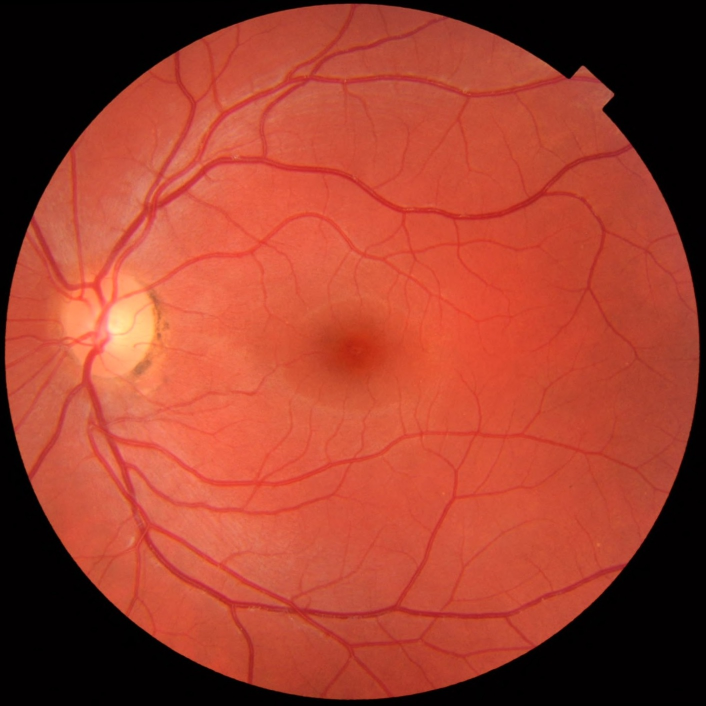
#> input picture skimage.data.retina(), 1411 x 1411 px (shown at 1/2 size)
$ jupyter execute --allow-errors Aditya_ICE_5.ipynb   (shell and % lines are left out)
#> lines starting #> are read from the running program, lines starting #| are printed output that depends on the picture; after the words box and inside, x2 and y2 are one past the last pixel; in counts of white or black regions, pixels touching at a corner belong together
# ICE-5 Machine learning with image features

## (Tutorial) Image Gradients
The difference in value between neighboring pixels is called an image gradient.<br>
We'll learn how to compute the image gradients with the following codes

[cell 1]
import matplotlib.pyplot as plt
import numpy as np
import copy
from PIL import Image
from skimage.feature import hog
from skimage import data, color, exposure
import cv2

[cell 2]
# load image and turn it into grayscale
image = color.rgb2gray(data.retina())
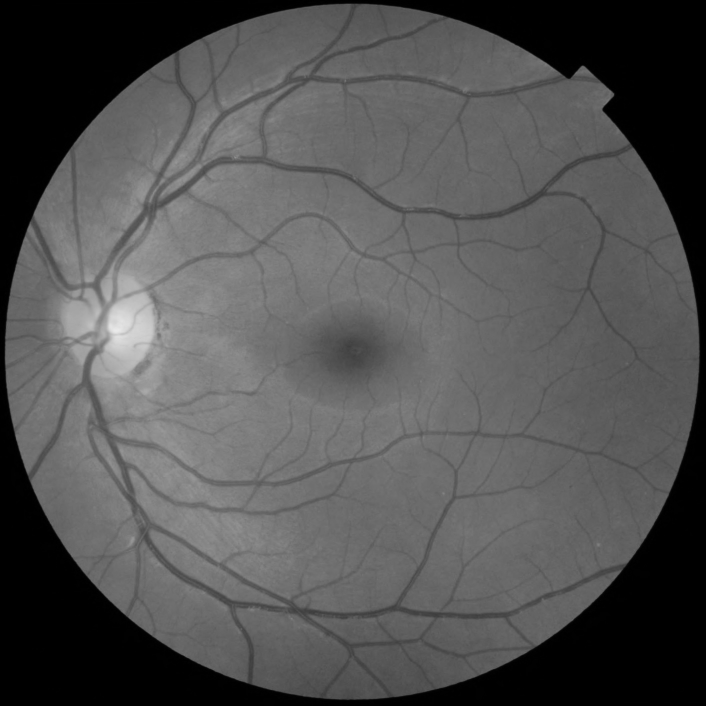
#> image: shape (1411, 1411) float64 (shown at 1/2 size); min 0, max 0.923, mean 0.324

[cell 3]
### Compute the horizontal gradient using the centered 1D filter.
### This is equivalent to replacing each non-border pixel with the
### difference between its right and left neighbors. The leftmost
### and rightmost edges have a gradient of 0.
gx = np.empty(image.shape, dtype=np.double)
gx[:, 0] = 0
gx[:, -1] = 0
gx[:, 1:-1] = image[:, :-2] - image[:, 2:]

[cell 4]
### Same deal for the vertical gradient
gy = np.empty(image.shape, dtype=np.double)
gy[0, :] = 0
gy[-1, :] = 0
gy[1:-1, :] = image[:-2, :] - image[2:, :]
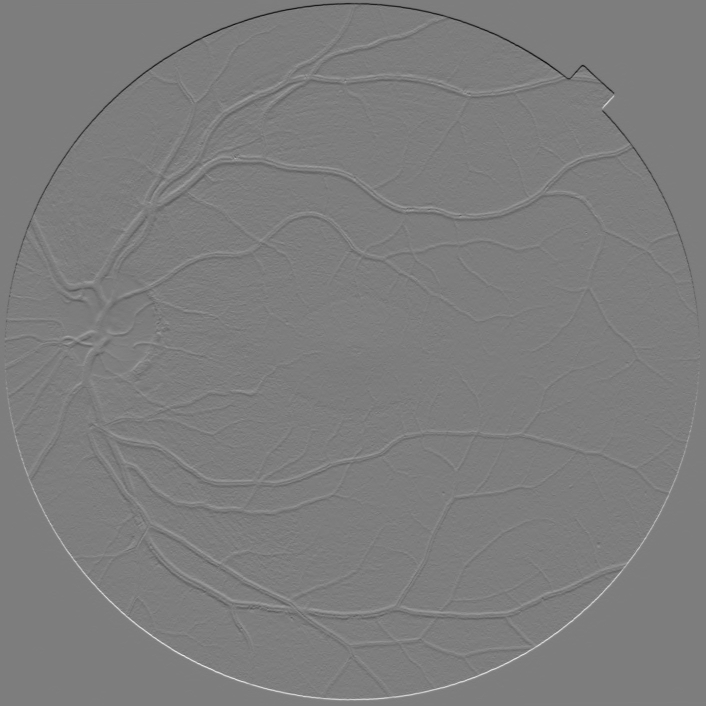
#> gy: shape (1411, 1411) float64 (shown at 1/2 size); min -0.319, max 0.328, mean 2.19e-07; drawn with min black and max white

[cell 5]
### Matplotlib incantations
fig, (ax1, ax2, ax3) = plt.subplots(3, 1, figsize=(5, 9), sharex=True, sharey=True)
ax1.axis('off')
ax1.imshow(image, cmap=plt.cm.gray)
ax1.set_title('Original image')
ax1.set_adjustable('box')
ax2.axis('off')
ax2.imshow(gx, cmap=plt.cm.gray)
ax2.set_title('Horizontal gradients')
ax2.set_adjustable('box')
ax3.axis('off')
ax3.imshow(gy, cmap=plt.cm.gray)
ax3.set_title('Vertical gradients')
ax3.set_adjustable('box')

## Task 1. Design your code to compute diagonal gradient of the image used in the example and visualize it

[cell 6]
image = color.rgb2gray(data.retina())

gx = np.empty(image.shape, dtype=np.double)
gx[:, 0] = 0
gx[:, -1] = 0
gx[:, 1:-1] = image[:, :-2] - image[:, 2:]

gy = np.empty(image.shape, dtype=np.double)
gy[0, :] = 0
gy[-1, :] = 0
gy[1:-1, :] = image[:-2, :] - image[2:, :]

gd = np.sqrt(np.square(gx) + np.square(gy))
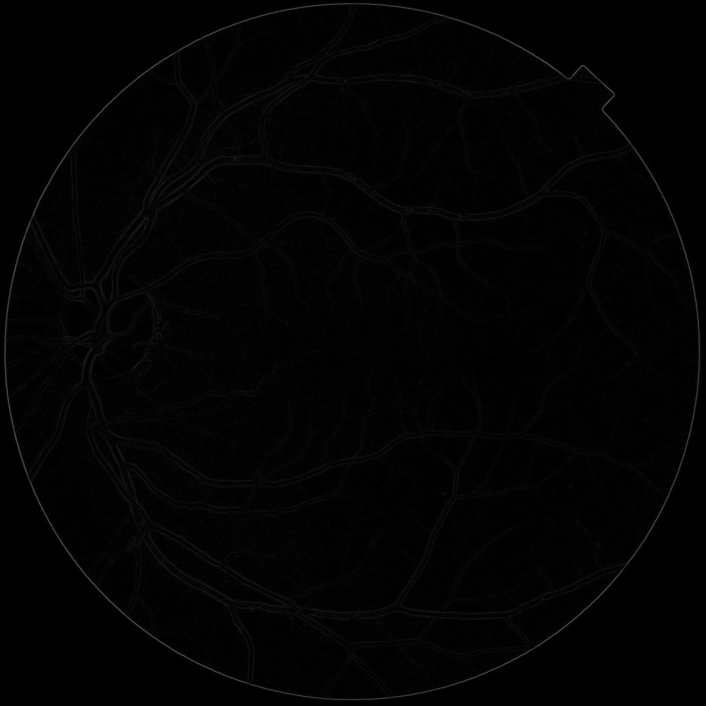
#> gd: shape (1411, 1411) float64 (shown at 1/2 size); min 0, max 0.379, mean 0.0111

fig, (ax1,ax2) = plt.subplots(1, 2, figsize=(9, 14), sharex=True, sharey=True)

ax1.axis('off')
ax1.imshow(image, cmap=plt.cm.gray)
ax1.set_title('Original image')
ax1.set_adjustable('box')
ax2.axis('off')
ax2.imshow(gd, cmap=plt.cm.gray)
ax2.set_title('Diagonal gradients')
ax2.set_adjustable('box')

## **Question 1**. Explain why we don't directly use the simplest image features (color or number of pixels)

**Answer to Q1**: Because images with the same shape, color, and number of pixels may exist, isolating the fundamental features does not aid in image interpretation. As a result, in order to enhance image recognition, we must extract more complex components such as edges, corners, ridges, and crucial areas, among others.

---

## (Tutorial) HOG image features

[cell 7]
# read image and convert it to grayscale
image = color.rgb2gray(data.chelsea())
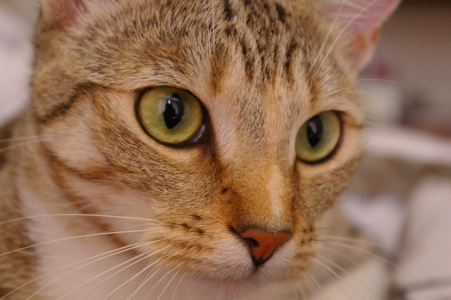
#> input picture skimage.data.chelsea(), 451 x 300 px
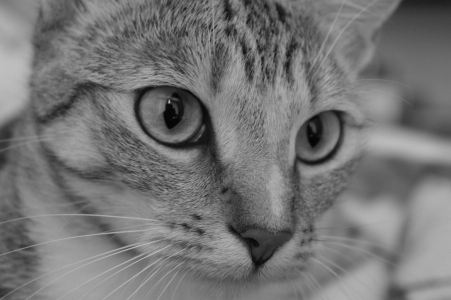
#> image: shape (300, 451) float64; min 0.0151, max 0.756, mean 0.46
# extract HOG features from the input image with predefined parameters
fd, hog_image = hog(image, orientations=8, pixels_per_cell=(16, 16),
                    cells_per_block=(1, 1), visualize=True)
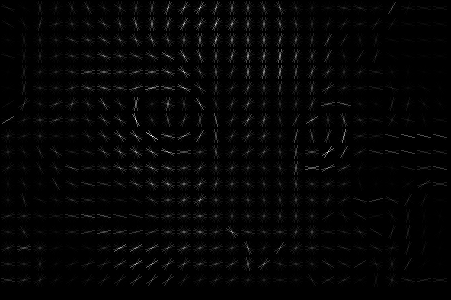
#> hog_image: shape (300, 451) float64; min 0, max 0.132, mean 0.00263; drawn with min black and max white
#> fd = 4032 values, max 0.988 at index 1996, min 0 at index 215, mean 0.325

hog_image_rescaled = exposure.rescale_intensity(hog_image, in_range=(0, 0.02))
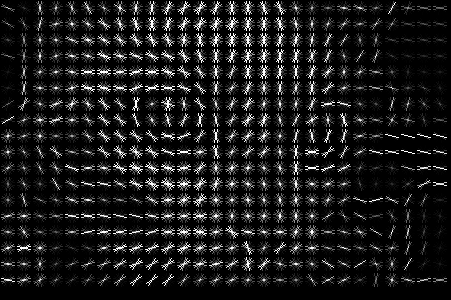
#> hog_image_rescaled: shape (300, 451) float64; min 0, max 1, mean 0.11

[cell 8]
# visualize the original image and the hog features
fig, (ax1, ax2) = plt.subplots(1, 2, figsize=(10,4), sharex=True, sharey=True)

ax1.axis('off')
ax1.imshow(image, cmap=plt.cm.gray)
ax1.set_title('Input image')
ax1.set_adjustable('box')

ax2.axis('off')
ax2.imshow(hog_image_rescaled, cmap=plt.cm.gray)
ax2.set_title('Histogram of Oriented Gradients')
ax2.set_adjustable('box')

## Task 2. ORB keypoints extraction and visualization
Apart from HOG image features, another popular image feature is ORB.<br>
Please extract keypoints from the image used in HOG example using on ORB features and visualize the keypoints on the original image

[cell 9]
# write your code here
image = data.chelsea()
#> image is the input picture: shape (300, 451, 3); mean R, G, B 147.7, 111.4, 86.8

orb = cv2.ORB_create(200, 2.0)

keypoints, descriptor = orb.detectAndCompute(image, None)
#> keypoints = 171 keypoints; strongest (x, y, size): (169, 102, 31), (167, 105, 31), (304, 160, 124), (171, 105, 31)
keyp_without_size = copy.copy(image)
keyp_with_size = copy.copy(image)

# Draw the keypoints on image
cv2.drawKeypoints(image, keypoints, keyp_without_size, color = (0, 255, 0))
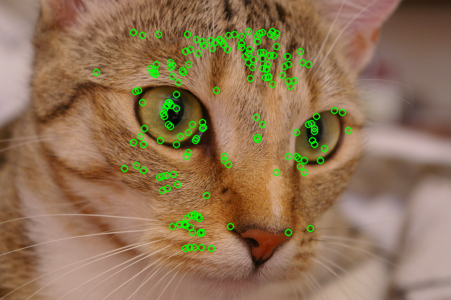
#> keyp_without_size: shape (300, 451, 3); 4.93% of pixels changed, all inside (x1, y1, x2, y2) = (92, 27, 353, 253)
# Draw the keypoints with size and orientation on the other copy of image
cv2.drawKeypoints(image, keypoints, keyp_with_size, flags = cv2.DRAW_MATCHES_FLAGS_DRAW_RICH_KEYPOINTS)
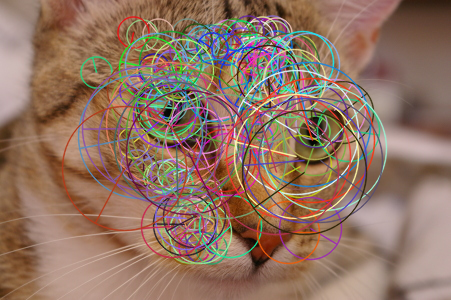
#> keyp_with_size: shape (300, 451, 3); mean R, G, B 145.2, 115.3, 98.3

fig, (ax1, ax2) = plt.subplots(1, 2, figsize=(16,11), sharex=True, sharey=True)

ax1.axis('off')
ax1.imshow(keyp_without_size)
ax1.set_title('Keypoints Without Size or Orientation')

ax2.axis('off')
ax2.imshow(keyp_with_size)
ax2.set_title('Keypoints With Size and Orientation')

## (Tutorial) Bag-of-Visual-Words
In the tutorial code, we create the code words only based on one image

[cell 10]
# defining feature extractor that we want to use (ORB feature used in this extractor)
def features(image):
    extractor = cv2.ORB_create()
    keypoints, descriptors = extractor.detectAndCompute(image, None)
    return keypoints, descriptors

[cell 11]
# builing visual words histogram based on the descriptors of the image and the clustering algorithm
def build_histogram(descriptor_list, cluster_alg):
    histogram = np.zeros(len(cluster_alg.cluster_centers_))
    cluster_result =  cluster_alg.predict(descriptor_list)
    for i in cluster_result:
        histogram[i] += 1.0
    return histogram

[cell 12]
# Clustring the bag-of-visual-words by Kmeans method
from sklearn.cluster import KMeans
img = data.chelsea()
kmeans = KMeans(n_clusters = 30)
kp, descriptor_list = features(img)
#> in features, `keypoints, descriptors = extractor.detectAndCompute(image, None)`: keypoints = 488 keypoints; strongest (x, y, size): (169, 102, 31), (167, 105, 31), (169, 104, 37.2), (167, 106, 37.2)
#> kp has the same summary as keypoints in features
kmeans.fit(descriptor_list)
images = []
images.append(img)
preprocessed_image = []
for image in images:
      # image = gray(image)
      keypoint, descriptor = features(image)
#> keypoint has the same summary as keypoints in features
      if (descriptor is not None):
          histogram = build_histogram(descriptor, kmeans)
#> in build_histogram, `cluster_result =  cluster_alg.predict(descriptor_list)`: cluster_result = 488 values, max 29 at index 9, min 0 at index 1, mean 13.5
#> the loop in build_histogram, `for i in cluster_result:` made 488 passes
#> i on passes 1 to 3: 2, 0, 7
#> after the loop in build_histogram, `for i in cluster_result:`: histogram = 30 values, max 32 at index 10, min 8 at index 14, mean 16.27
          preprocessed_image.append(histogram)

[cell 13]
import pandas as pd
df = pd.DataFrame(preprocessed_image[0])
#> df = table of 30 rows and 1 columns
df.plot.bar()
plt.xlabel('Visual words index')
plt.ylabel('number')
plt.title('The histogram of visual words')
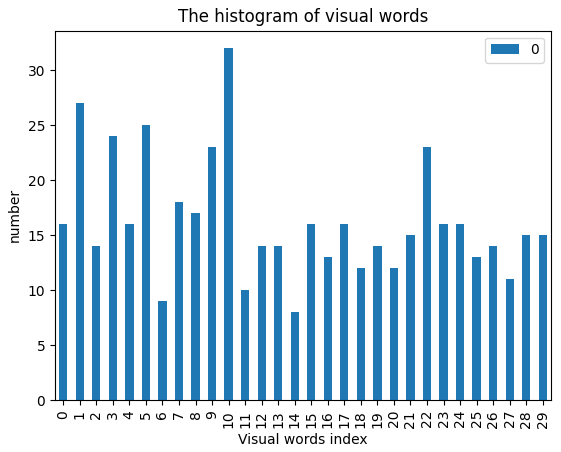
#> figure drawn by matplotlib, 1 panel; tallest bar 32 high, from x = 9.75 to 10.25

## Task 3. Bag-of-Visual-Words for multiple images
Create your bag-of-visual-words with 10 images and visualize the histogram of visual words. The 10 images belong to one category(dog, cat, bike, etc.)

#> (a cell that did not finish here is left out)

[cell 15]
# wirte your code here
from sklearn.cluster import KMeans

def features(image_path):
    image = cv2.imread(image_path)
    extractor = cv2.ORB_create()
    keypoints, descriptors = extractor.detectAndCompute(image, None)
    return keypoints, descriptors

def build_histogram(descriptor_list, cluster_alg):
    histogram = np.zeros(len(cluster_alg.cluster_centers_))
    cluster_result =  cluster_alg.predict(descriptor_list)
    for i in cluster_result:
        histogram[i] += 1.0
    return histogram

def bag_of_words_for_multiple_images(final_df):
  preprocessed_image = []
  for row in final_df.itertuples():
    image_path = row.image_path

    kmeans = KMeans(n_clusters = 30)
    kp, descriptor_list = features(image_path)
#> in features, `keypoints, descriptors = extractor.detectAndCompute(image, None)`: keypoints = (); descriptors = None
#> in bag_of_words_for_multiple_images, `kp, descriptor_list = features(image_path)`: kp = ()
    kmeans.fit(descriptor_list)

    keypoint, descriptor = features(image_path)
    if (descriptor is not None):
      histogram = build_histogram(descriptor, kmeans)
      preprocessed_image.append(histogram)

  return preprocessed_image

image_path = ["/content/natural_images/dog/dog_0000.jpg",
          "/content/natural_images/dog/dog_0001.jpg",
          "/content/natural_images/dog/dog_0002.jpg",
          "/content/natural_images/dog/dog_0003.jpg",
          "/content/natural_images/dog/dog_0004.jpg",
          "/content/natural_images/dog/dog_0005.jpg",
          "/content/natural_images/dog/dog_0006.jpg",
          "/content/natural_images/dog/dog_0007.jpg",
          "/content/natural_images/dog/dog_0008.jpg",
          "/content/natural_images/dog/dog_0009.jpg"]

dataset_list = list(zip(image_path))
final_df = pd.DataFrame(dataset_list,columns = ['image_path'])

#> (the rest of this cell did not finish here and is left out)
